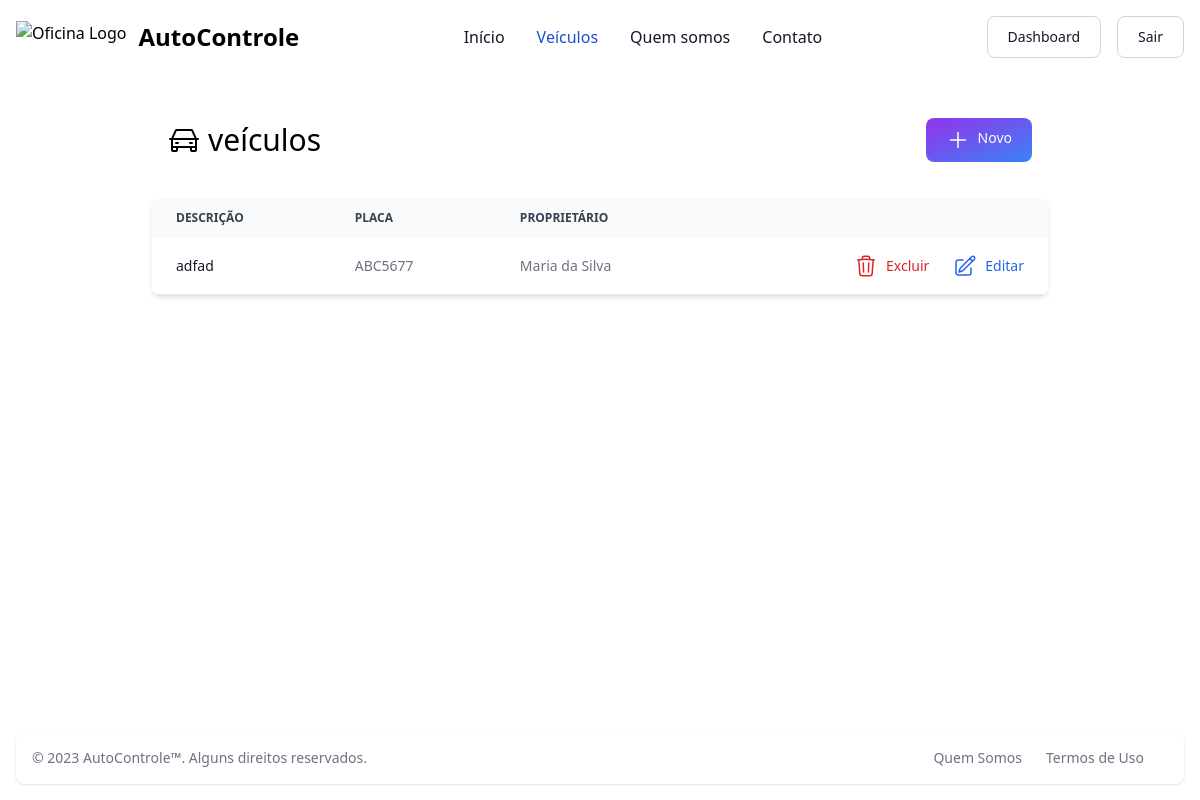
The app's page /veiculos/ (signed in), older data.
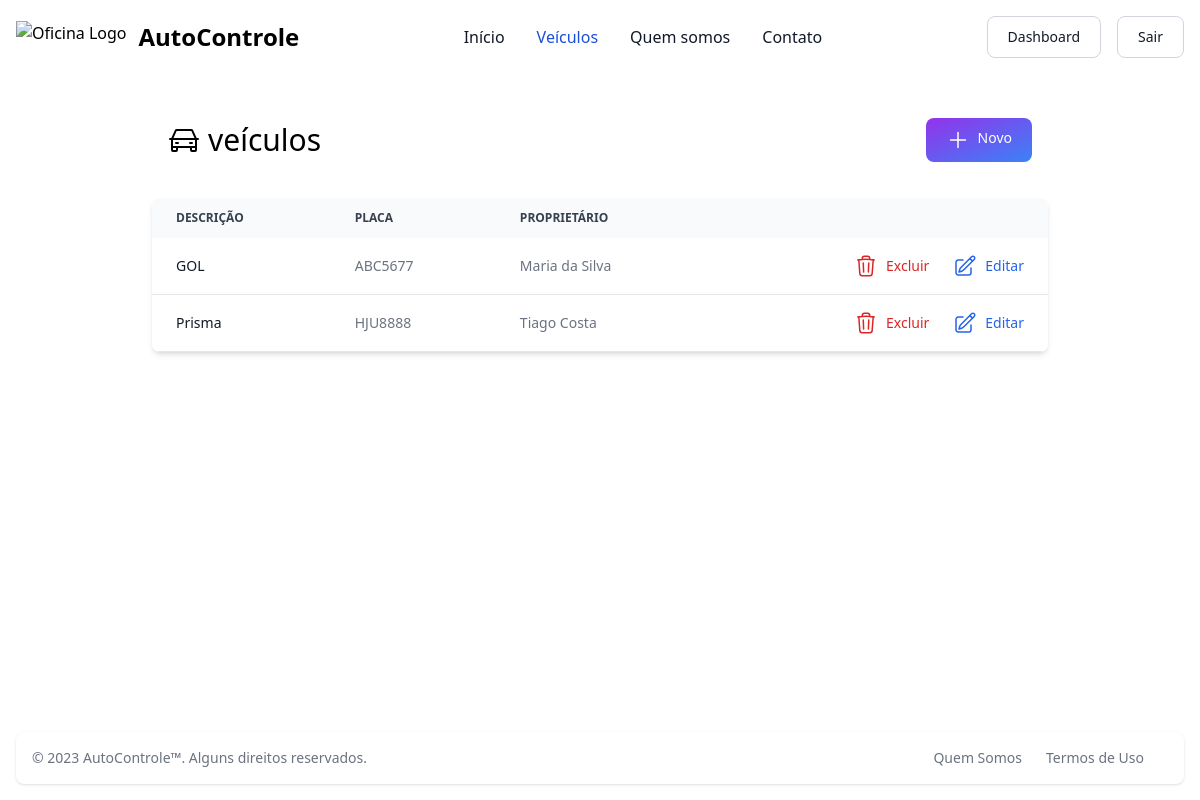
The same page, newer data.
### core/models.py (models this page shows, shortened)
class Veiculo(models.Model):
    placa = models.CharField(max_length=7)
    descricao = models.CharField(max_length=255)
    cliente = models.ForeignKey(Cliente, on_delete=models.CASCADE, related_name='veiculos')
    equipes = models.ManyToManyField(Equipe, through='VeiculoEquipe')
    class Meta:
        verbose_name = 'Veículo'
        verbose_name_plural = 'Veículos'

class Cliente(models.Model):
    pessoa = models.OneToOneField(Pessoa, on_delete=models.CASCADE)
    class Meta:
        verbose_name = 'Cliente'
        verbose_name_plural = 'Clientes'

class Pessoa(models.Model):
    nome = models.CharField(max_length=255)
    endereco = models.CharField(max_length=255)
    class Meta:
        verbose_name = 'Pessoa'
        verbose_name_plural = 'Pessoas'

### veiculo/views.py (the view)
# urls.py: path('', views.VeiculoListView.as_view(), name='listar'),
class VeiculoListView(LoginRequiredMixin, ListView):
    model = Veiculo
    template_name = 'veiculo/veiculo_list.html'
    paginate_by = 5
    def get_queryset(self):
        queryset = super(VeiculoListView, self).get_queryset()
        return queryset.order_by('placa')

### veiculo/templates/veiculo/veiculo_list.html (shortened to what this page needs)
{% extends 'core/base.html' %}
{% block content %}
<div class="container max-w-4xl py-8 mx-auto">
    <div class="flex justify-between items-center mb-6 px-4">
        <h1 class="flex space-x-2 items-center text-3xl my-4">
            <span>
                veículos
            </span>
        </h1>
        <a href="{% url 'veiculos:criar' %}" title="Cadastrar um novo veículo"
           class="flex space-x-2 text-white bg-gradient-to-br from-purple-600 to-blue-500 hover:bg-gradient-to-bl focus:ring-4 focus:outline-none focus:ring-blue-300 font-medium rounded-lg text-sm px-5 py-2.5">
            <svg xmlns="http://www.w3.org/2000/svg" fill="none" viewBox="0 0 24 24" stroke-width="1.5"
                 stroke="currentColor" class="w-6 h-6">
                <path stroke-linecap="round" stroke-linejoin="round" d="M12 4.5v15m7.5-7.5h-15"/>
            </svg>
            <span>Novo</span>
        </a>
    </div>
    <div class="relative overflow-x-auto shadow-md sm:rounded-lg">
        <table class="w-full text-sm text-left text-gray-500">
            <thead class="text-xs text-gray-700 uppercase bg-gray-50">
            <tr>
                <th scope="col" class="px-6 py-3">
                    Descrição
                </th>
                <th scope="col" class="px-6 py-3">
                    Placa
                </th>
                <th scope="col" class="px-6 py-3">
                    Proprietário
                </th>
                <th scope="col" class="px-6 py-3">
                </th>
            </tr>
            </thead>
            <tbody>
            {% for veiculo in object_list %}
            <tr class="bg-white border-b">
                <th scope="row" class="px-6 py-4 font-medium text-gray-900 whitespace-nowrap">
                    {{ veiculo.descricao}}
                </th>
                <td class="px-6 py-4">
                    {{ veiculo.placa }}
                </td>
                <td class="px-6 py-4">
                    {{ veiculo.cliente.pessoa.nome }}
                </td>
                <td class="px-6 py-4 flex space-x-6 justify-end">
                    <a href="#" data-url="{% url 'veiculos:excluir' veiculo.id %}" data-modal-target="popup-modal" data-modal-toggle="popup-modal"
                       class="flex space-x-2 items-center font-medium text-red-600 hover:underline deleteButton">
                        <span>
                            Excluir
                        </span>
                    </a>
                    <a href="{% url 'veiculos:atualizar' veiculo.id %}"
                       class="flex space-x-2 items-center font-medium text-blue-600 hover:underline">
                        <span>
                            Editar
                        </span>
                    </a>
                </td>
            </tr>
            {% empty %}
            <tr class="bg-white border-b">
                <td colspan="4" class="px-6 py-4 text-center text-lg">
                    Nenhum registro encontrado
                </td>
            </tr>
            {% endfor %}
            </tbody>
        </table>
    </div>
</div>
{% endblock %}

Row changes from the older to the newer data that the page shows:
changed Veiculo "ABC5677": descricao "adfad" → "GOL"
added Veiculo: descricao "Prisma", placa "HJU8888", cliente.pessoa.nome "Tiago Costa"
